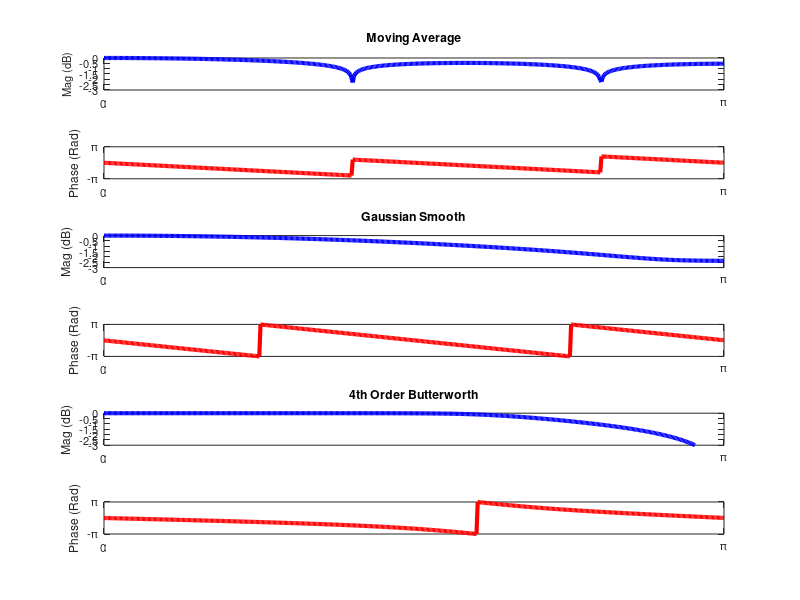

Write the MATLAB code that produced this figure.
imp = zeros(1024,1);
nfilt = 5
filt1 = [ones(nfilt, 1)] / nfilt;
ngauss = 9;
filt2 = fspecial('gaussian', [ngauss, 1], 1.3);
[b, a] = butter(4, 0.6);
imp_1 = imp; imp_1(1:nfilt) = filt1;
imp_2 = imp; imp_2(1:ngauss) = filt2;
imp_3a = imp; imp_3a(1:5) = a;
imp_3b = imp; imp_3b(1:5) = b;
imp_1_ft = fft(imp_1);
imp_2_ft = fft(imp_2);
imp_3a_ft = fft(imp_3a);
imp_3b_ft = fft(imp_3b);
imp_3_ft = imp_3b_ft ./ imp_3a_ft;
fig = figure(); set(fig, 'color', 'white');
pivals = linspace(0, 3.14, 512)';
imp_1_ft = [imp_1_ft(1:512)];
imp_2_ft = [imp_2_ft(1:512)];
imp_3_ft = [imp_3_ft(1:512)];
subplot(6, 1, 1); plot(pivals, log(abs(imp_1_ft))/log(20), 'b', 'LineWidth', 3); ax = gca; set(ax, 'FontSize', 8, 'XTick', [0 3.14], 'XTickLabel', {'0' , '\pi'}); ylim([-3 0]); xlim([0 3.14]); title('Moving Average'); ylabel('Mag (dB)', 'FontSize', 8);
subplot(6, 1, 2); plot(pivals, angle(imp_1_ft), 'r', 'LineWidth', 3); ylabel('Phase (Rad)', 'FontSize', 8); ylim([-3.14 3.14]); xlim([0 3.14]); ax = gca; set(ax, 'FontSize', 8, 'XTick', [0 3.14], 'XTickLabel', {'0' , '\pi'}, 'YTick', [-3.14 3.14], 'YTickLabel', {'-\pi', '\pi'}); 
subplot(6, 1, 3); plot(pivals, log(abs(imp_2_ft))/log(20), 'b', 'LineWidth', 3); ylim([-3 0]); xlim([0 3.14]); title('Gaussian Smooth'); ylabel('Mag (dB)', 'FontSize', 8); ax = gca; set(ax, 'FontSize', 8, 'XTick', [0 3.14], 'XTickLabel', {'0' , '\pi'});
subplot(6, 1, 4); plot(pivals, angle(imp_2_ft), 'r', 'LineWidth', 3); ylabel('Phase (Rad)', 'FontSize', 8); ylim([-3.14 3.14]); xlim([0 3.14]); ax = gca; set(ax, 'FontSize', 8, 'XTick', [0 3.14], 'XTickLabel', {'0' , '\pi'}, 'YTick', [-3.14 3.14], 'YTickLabel', {'-\pi', '\pi'});
subplot(6, 1, 5); plot(pivals, log(abs(imp_3_ft))/log(20), 'b', 'LineWidth', 3); ylim([-3 0]); xlim([0 3.14]);  title('4th Order Butterworth'); ylabel('Mag (dB)', 'FontSize', 8); ax = gca; set(ax, 'FontSize', 8, 'XTick', [0 3.14], 'XTickLabel', {'0' , '\pi'});
subplot(6, 1, 6); plot(pivals, angle(imp_3_ft), 'r', 'LineWidth', 3); ylabel('Phase (Rad)', 'FontSize', 8); ylim([-3.14 3.14]); xlim([0 3.14]); ax = gca; set(ax, 'FontSize', 8, 'XTick', [0 3.14], 'XTickLabel', {'0' , '\pi'}, 'YTick', [-3.14 3.14], 'YTickLabel', {'-\pi', '\pi'});
